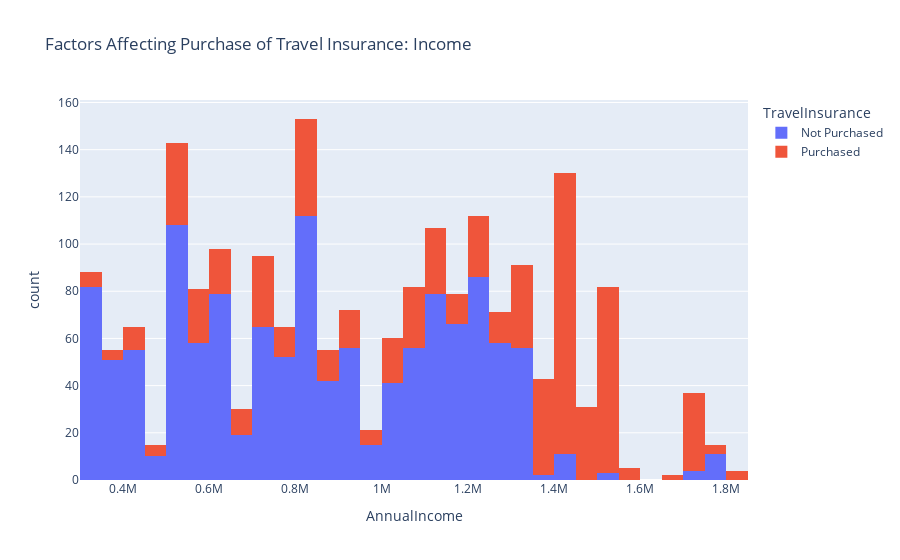

This figure's notebook cell:
### Markdown cell above
let’s see how a person’s annual income affects the purchase of an insurance policy:

The code below is creating a histogram using the Plotly Express library to visualize the relationship between annual income and the purchase of travel insurance. Here is a breakdown of each line:

This line creates a histogram using the px.histogram() function from the Plotly Express library. The first argument is the data DataFrame, which contains the data to be plotted. The x argument specifies that the histogram should be created based on the "AnnualIncome" column of the data DataFrame. The color argument specifies that the histogram bars should be colored based on the "TravelInsurance" column of the data DataFrame. The title argument specifies the title of the histogram.

### Code cell
data = data
figure = px.histogram(data, x = "AnnualIncome", 
                      color = "TravelInsurance", 
                      title= "Factors Affecting Purchase of Travel Insurance: Income")

figure.show()

### Figure 1 — Plotly figure (JSON) as saved in the notebook; plotly's stock layout.template omitted (floating-point values rounded to 4 significant figures; data arrays with more than 128 entries replaced by an {"elided": "..."} marker saying what was removed)
{"data": [{"alignmentgroup": "True", "bingroup": "x", "hovertemplate": "TravelInsurance=Not Purchased<br>AnnualIncome=%{x}<br>count=%{y}<extra></extra>", "legendgroup": "Not Purchased", "marker": {"color": "#636efa", "pattern": {"shape": ""}}, "name": "Not Purchased", "offsetgroup": "Not Purchased", "orientation": "v", "showlegend": true, "type": "histogram", "x": {"elided": "1277 int values"}, "xaxis": "x", "yaxis": "y"}, {"alignmentgroup": "True", "bingroup": "x", "hovertemplate": "TravelInsurance=Purchased<br>AnnualIncome=%{x}<br>count=%{y}<extra></extra>", "legendgroup": "Purchased", "marker": {"color": "#EF553B", "pattern": {"shape": ""}}, "name": "Purchased", "offsetgroup": "Purchased", "orientation": "v", "showlegend": true, "type": "histogram", "x": {"elided": "710 int values"}, "xaxis": "x", "yaxis": "y"}], "layout": {"barmode": "relative", "legend": {"title": {"text": "TravelInsurance"}, "tracegroupgap": 0}, "title": {"text": "Factors Affecting Purchase of Travel Insurance: Income"}, "xaxis": {"anchor": "y", "domain": [0, 1], "title": {"text": "AnnualIncome"}}, "yaxis": {"anchor": "x", "domain": [0, 1], "title": {"text": "count"}}}}
